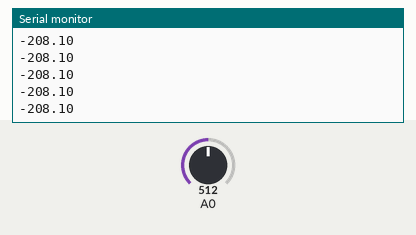
Simulated run of this sketch. Board: Arduino Uno, built with avr-gcc and run on an emulated ATmega328P. Shown: the last lines printed to the serial monitor. The test bench sets the inputs (shaded band); at power-on: A0 = 512.

Above: at 1.2 s.
1.3 s: A0 set to 716
At 1.31 s:
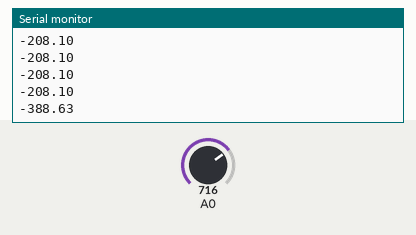
2.8 s: A0 set to 900
At 2.82 s:
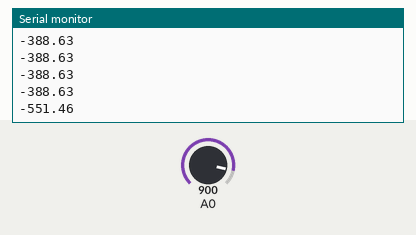
Timing chart, 0 to 5.8 s (numbered marks = the images above; inputs shaded):
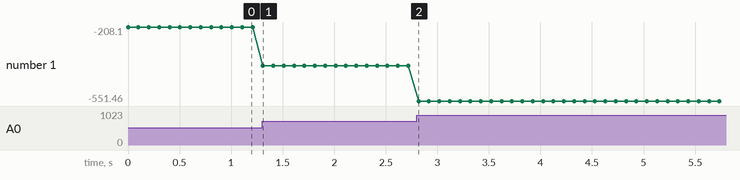

Measured:
- after the input at 1.3 s, the serial monitor: prints a new line at once (image 1)
- after the input at 2.8 s, the serial monitor: prints a new line at once (image 2)
- plotted number 1: -208.1 → -388.63 after the input at 1.3 s, -388.63 → -551.46 after the input at 2.8 s

The sketch:

240328_Degree_20240403122433.ino
```cpp
void setup() {
  // put your setup code here, to run once:
Serial.begin(9600);
}

void loop() {
  // put your main code here, to run repeatedly:
float a = analogRead(A0);
float angle = (5-90)/(238-155)*(a*2/2.26-155)+90;
Serial.println(angle);
delay(100);
}
```
